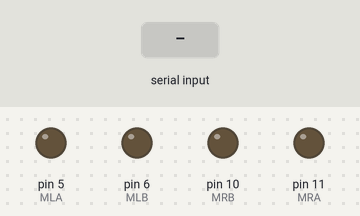
This sketch was run on a simulated Arduino Uno, built with avr-gcc and run on an emulated ATmega328P. Parts: output pins drawn as LEDs (lit = HIGH). The inputs (shaded band) are chosen by the test bench.

Above: at 1.2 s.
1.3 s: "F" received over Serial
At 2.3 s:
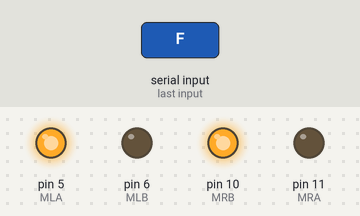
2.8 s: "B" received over Serial
At 3.4 s:
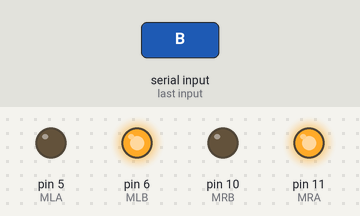
4.3 s: "L" received over Serial
At 4.6 s:
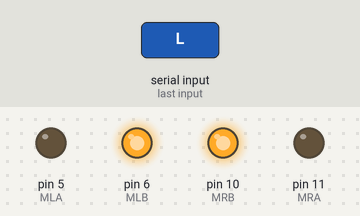
5.8 s: "R" received over Serial
At 6.9 s:
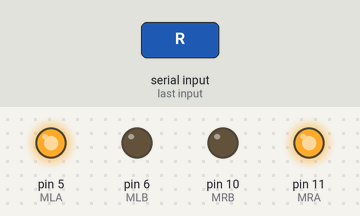
7.3 s: "G" received over Serial
At 8.1 s:
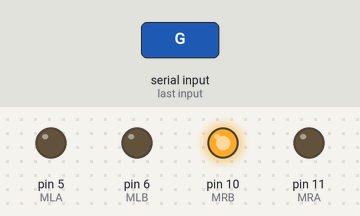
8.8 s: "I" received over Serial
At 9.2 s:
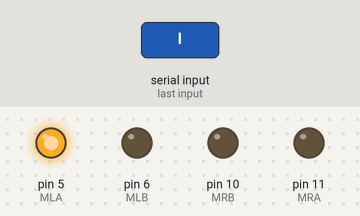
Timing chart, 0 to 11.3 s (numbered marks = the images above; inputs shaded):
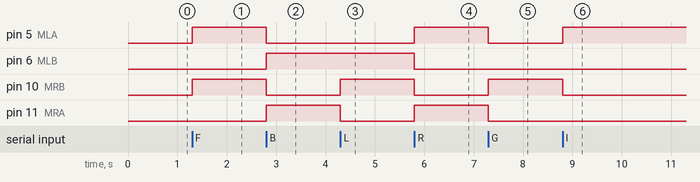

The sketch:

Teste_Controle_Bluetooth.ino
```cpp
#define ENC_LA               13
#define ENC_LB               12
#define MRB                  10
#define MRA                  11
#define SERVO                9
#define ENC_RA               8
#define ENC_RB               7
#define MLA                  5
#define MLB                  6

void setup() {
  // put your setup code here, to run once:
  Serial.begin(115200);
  // MOTORES
  pinMode(MLA, OUTPUT);
  pinMode(MLB, OUTPUT);
  pinMode(MRA, OUTPUT);
  pinMode(MRB, OUTPUT);
  // ENCODERS
  pinMode(ENC_LA, INPUT_PULLUP);
  pinMode(ENC_LB, INPUT_PULLUP);
  pinMode(ENC_RA, INPUT_PULLUP);
  pinMode(ENC_RB, INPUT_PULLUP);
}

void loop() {
  // put your main code here, to run repeatedly:
  while (Serial.available() > 0) bluetoothControl();
}
```

BLUETOOTH.ino
```cpp
void bluetoothControl() {
  char buff = Serial.read();

  switch (buff) {

    case 'F':
      direcao(1, 1);
      break;

    case 'B':
      direcao(-1, -1);
      break;

    case 'L':
      direcao(-1, 1);
      break;

    case 'R':
      direcao(1, -1);
      break;

    case 'G':
      direcao(0, 1);
      break;

    case 'I':
      direcao(1, 0);
      break;

    case 'H':
      direcao(0, -1);
      break;

    case 'J':
      direcao(-1, 0);
      break;

    case 'S':
      direcao(0, 0);
      break;

    default:
      break;

  }
}
```

MOTORES.ino
```cpp
void direcao(char motE, char motD) {

  if (motE == 1) {
    digitalWrite(MLA, 1);
    digitalWrite(MLB, 0);
  }
  else if (motE == 0) {
    digitalWrite(MLA, 0);
    digitalWrite(MLB, 0);
  }
  else if (motE == -1) {
    digitalWrite(MLA, 0);
    digitalWrite(MLB, 1);
  }
  if (motD == 1) {
    digitalWrite(MRA, 0);
    digitalWrite(MRB, 1);
  }
  else if (motD == 0) {
    digitalWrite(MRA, 0);
    digitalWrite(MRB, 0);
  }
  else if (motD == -1) {
    digitalWrite(MRA, 1);
    digitalWrite(MRB, 0);
  }
}
```

Measured:
- after the input at 1.3 s, pin 5 (MLA), pin 10 (MRB): LOW → HIGH at once
- after the input at 2.8 s, pin 5 (MLA), pin 10 (MRB): HIGH → LOW at once; pin 6 (MLB), pin 11 (MRA): LOW → HIGH at once
- after the input at 4.3 s, pin 10 (MRB): LOW → HIGH at once; pin 11 (MRA): HIGH → LOW at once
- after the input at 5.8 s, pin 5 (MLA), pin 11 (MRA): LOW → HIGH at once; pin 6 (MLB), pin 10 (MRB): HIGH → LOW at once
- after the input at 7.3 s, pin 5 (MLA), pin 11 (MRA): HIGH → LOW at once; pin 10 (MRB): LOW → HIGH at once
- after the input at 8.8 s, pin 5 (MLA): LOW → HIGH at once; pin 10 (MRB): HIGH → LOW at once
